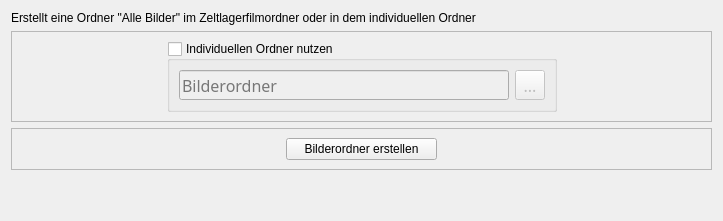
                <widget class="QWidget" name="pictures">
                 <attribute name="title">
                  <string>Bilderordner</string>
                 </attribute>
                 <layout class="QVBoxLayout" name="verticalLayout_11">
                  <item>
                   <widget class="QLabel" name="help_picture_folder">
                    <property name="text">
                     <string>Erstellt eine Ordner &quot;Alle Bilder&quot; im Zeltlagerfilmordner oder in dem individuellen Ordner</string>
                    </property>
                   </widget>
                  </item>
                  <item>
                   <widget class="QFrame" name="frame_9">
                    <property name="minimumSize">
                     <size>
                      <width>0</width>
                      <height>50</height>
                     </size>
                    </property>
                    <property name="frameShape">
                     <enum>QFrame::StyledPanel</enum>
                    </property>
                    <property name="frameShadow">
                     <enum>QFrame::Raised</enum>
                    </property>
                    <layout class="QGridLayout" name="gridLayout_7">
                     <item row="0" column="0">
                      <spacer name="horizontalSpacer_25">
                       <property name="orientation">
                        <enum>Qt::Horizontal</enum>
                       </property>
                       <property name="sizeHint" stdset="0">
                        <size>
                         <width>146</width>
                         <height>20</height>
                        </size>
                       </property>
                      </spacer>
                     </item>
                     <item row="0" column="2">
                      <spacer name="horizontalSpacer_26">
                       <property name="orientation">
                        <enum>Qt::Horizontal</enum>
                       </property>
                       <property name="sizeHint" stdset="0">
                        <size>
                         <width>145</width>
                         <height>20</height>
                        </size>
                       </property>
                      </spacer>
                     </item>
                     <item row="0" column="1">
                      <widget class="QGroupBox" name="custom_picture_folder">
                       <property name="title">
                        <string>Individuellen Ordner nutzen</string>
                       </property>
                       <property name="checkable">
                        <bool>true</bool>
                       </property>
                       <property name="checked">
                        <bool>false</bool>
                       </property>
                       <layout class="QHBoxLayout" name="horizontalLayout_6">
                        <item>
                         <widget class="QLineEdit" name="drop_picture_folder">
                          <property name="minimumSize">
                           <size>
                            <width>330</width>
                            <height>30</height>
                           </size>
                          </property>
                          <property name="maximumSize">
                           <size>
                            <width>330</width>
                            <height>30</height>
                           </size>
                          </property>
                          <property name="baseSize">
                           <size>
                            <width>30</width>
                            <height>0</height>
                           </size>
                          </property>
                          <property name="font">
                           <font>
                            <family>Gill Sans Nova</family>
                            <pointsize>12</pointsize>
                            <weight>50</weight>
                            <italic>false</italic>
                            <bold>false</bold>
                           </font>
                          </property>
                          <property name="toolTip">
                           <string>Dateipfad den Rohmaterial-Ordners</string>
                          </property>
                          <property name="styleSheet">
                           <string notr="true">QLineEdit {
	color: &quot;red&quot;;
}</string>
                          </property>
                          <property name="inputMask">
                           <string/>
                          </property>
                          <property name="text">
                           <string/>
                          </property>
                          <property name="frame">
                           <bool>true</bool>
                          </property>
                          <property name="echoMode">
                           <enum>QLineEdit::Normal</enum>
                          </property>
                          <property name="alignment">
                           <set>Qt::AlignLeading|Qt::AlignLeft|Qt::AlignVCenter</set>
                          </property>
                          <property name="placeholderText">
                           <string>Bilderordner</string>
                          </property>
                          <property name="clearButtonEnabled">
                           <bool>true</bool>
                          </property>
                         </widget>
                        </item>
                        <item>
                         <widget class="QToolButton" name="tb_picture_folder">
                          <property name="enabled">
                           <bool>true</bool>
                          </property>
                          <property name="minimumSize">
                           <size>
                            <width>30</width>
                            <height>30</height>
                           </size>
                          </property>
                          <property name="font">
                           <font>
                            <family>Gill Sans Nova</family>
                            <pointsize>12</pointsize>
                            <weight>50</weight>
                            <italic>false</italic>
                            <bold>false</bold>
                           </font>
                          </property>
                          <property name="toolTip">
                           <string>Ordnerauswahl</string>
                          </property>
                          <property name="styleSheet">
                           <string notr="true"/>
                          </property>
                          <property name="text">
                           <string>...</string>
                          </property>
                          <property name="icon">
                           <iconset>
                            <normaloff>../../../Zlf_sort/program/graphics/folder.png</normaloff>../../../Zlf_sort/program/graphics/folder.png</iconset>
                          </property>
                          <property name="iconSize">
                           <size>
                            <width>20</width>
                            <height>20</height>
                           </size>
                          </property>
                         </widget>
                        </item>
                       </layout>
                      </widget>
                     </item>
                    </layout>
                   </widget>
                  </item>
                  <item>
                   <widget class="QFrame" name="frame_7">
                    <property name="frameShape">
                     <enum>QFrame::StyledPanel</enum>
                    </property>
                    <property name="frameShadow">
                     <enum>QFrame::Raised</enum>
                    </property>
                    <layout class="QHBoxLayout" name="horizontalLayout_13">
                     <item>
                      <spacer name="horizontalSpacer_21">
                       <property name="orientation">
                        <enum>Qt::Horizontal</enum>
                       </property>
                       <property name="sizeHint" stdset="0">
                        <size>
                         <width>40</width>
                         <height>20</height>
                        </size>
                       </property>
                      </spacer>
                     </item>
                     <item>
                      <widget class="QPushButton" name="pb_create_picture_folder">
                       <property name="minimumSize">
                        <size>
                         <width>151</width>
                         <height>22</height>
                        </size>
                       </property>
                       <property name="text">
                        <string>Bilderordner erstellen</string>
                       </property>
                      </widget>
                     </item>
                     <item>
                      <spacer name="horizontalSpacer_22">
                       <property name="orientation">
                        <enum>Qt::Horizontal</enum>
                       </property>
                       <property name="sizeHint" stdset="0">
                        <size>
                         <width>40</width>
                         <height>20</height>
                        </size>
                       </property>
                      </spacer>
                     </item>
                    </layout>
                   </widget>
                  </item>
                  <item>
                   <spacer name="verticalSpacer">
                    <property name="orientation">
                     <enum>Qt::Vertical</enum>
                    </property>
                    <property name="sizeHint" stdset="0">
                     <size>
                      <width>20</width>
                      <height>40</height>
                     </size>
                    </property>
                   </spacer>
                  </item>
                 </layout>
                </widget>
